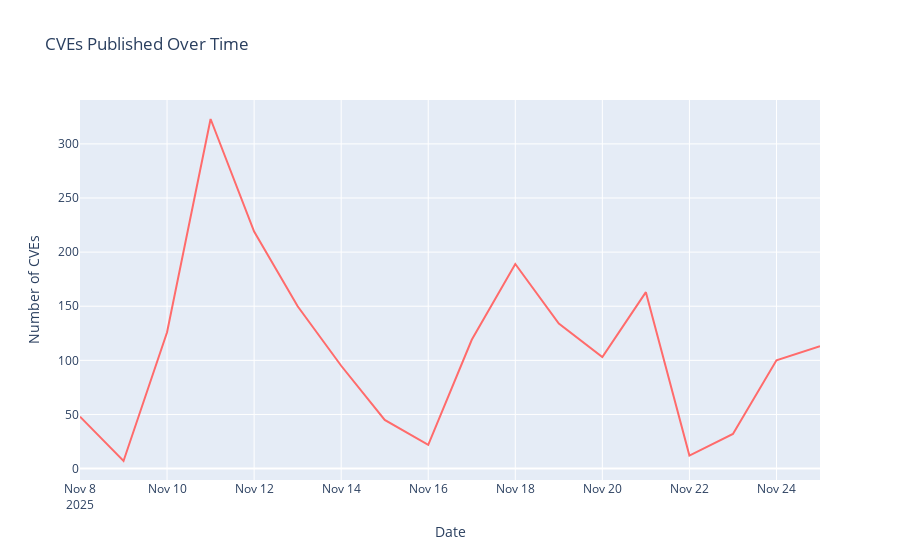
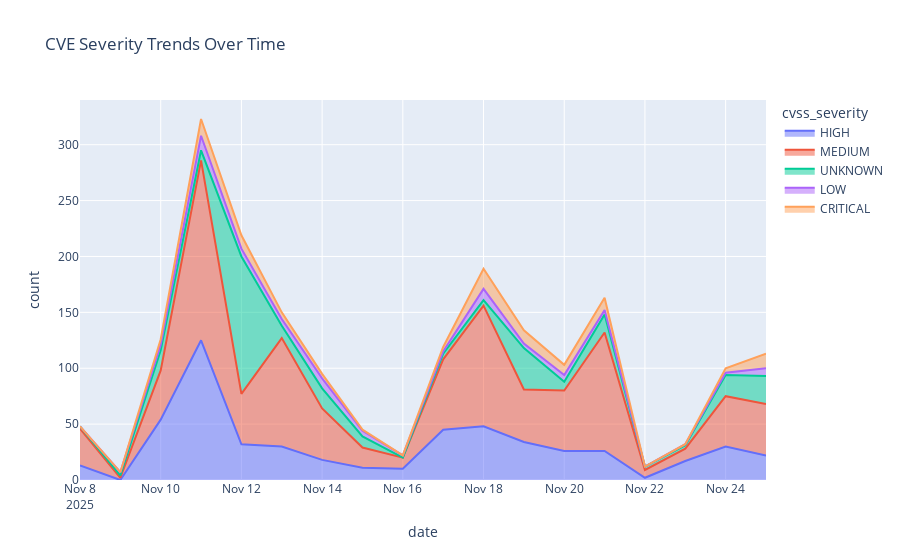

Notebook code cell kept with these figures, in order:
### Markdown cell above
### Temporal Trends

### Code cell
# CVEs over time
df_time = df.copy()
df_time['date'] = pd.to_datetime(df_time['published_date']).dt.date
daily_counts = df_time.groupby('date').size().reset_index(name='count')

fig = px.line(
    daily_counts,
    x='date',
    y='count',
    title='CVEs Published Over Time',
    labels={'date': 'Date', 'count': 'Number of CVEs'}
)
fig.update_traces(line_color='#FF6B6B')
fig.show()

# Severity over time
severity_time = df_time.groupby(['date', 'cvss_severity']).size().reset_index(name='count')
fig2 = px.area(
    severity_time,
    x='date',
    y='count',
    color='cvss_severity',
    title='CVE Severity Trends Over Time'
)
fig2.show()

### Figure 1 — Plotly figure (JSON) as saved in the notebook; plotly's stock layout.template omitted (floating-point values rounded to 4 significant figures)
{"data": [{"hovertemplate": "Date=%{x}<br>Number of CVEs=%{y}<extra></extra>", "legendgroup": "", "line": {"color": "#FF6B6B", "dash": "solid"}, "marker": {"symbol": "circle"}, "mode": "lines", "name": "", "orientation": "v", "showlegend": false, "type": "scatter", "x": ["2025-11-08", "2025-11-09", "2025-11-10", "2025-11-11", "2025-11-12", "2025-11-13", "2025-11-14", "2025-11-15", "2025-11-16", "2025-11-17", "2025-11-18", "2025-11-19", "2025-11-20", "2025-11-21", "2025-11-22", "2025-11-23", "2025-11-24", "2025-11-25"], "xaxis": "x", "y": [48, 7, 126, 323, 219, 150, 95, 45, 22, 119, 189, 134, 103, 163, 12, 32, 100, 113], "yaxis": "y"}], "layout": {"legend": {"tracegroupgap": 0}, "title": {"text": "CVEs Published Over Time"}, "xaxis": {"anchor": "y", "domain": [0, 1], "title": {"text": "Date"}}, "yaxis": {"anchor": "x", "domain": [0, 1], "title": {"text": "Number of CVEs"}}}}

### Figure 2 — Plotly figure (JSON) as saved in the notebook; plotly's stock layout.template omitted (floating-point values rounded to 4 significant figures)
{"data": [{"fillpattern": {"shape": ""}, "hovertemplate": "cvss_severity=HIGH<br>date=%{x}<br>count=%{y}<extra></extra>", "legendgroup": "HIGH", "line": {"color": "#636efa"}, "marker": {"symbol": "circle"}, "mode": "lines", "name": "HIGH", "orientation": "v", "showlegend": true, "stackgroup": "1", "type": "scatter", "x": ["2025-11-08", "2025-11-10", "2025-11-11", "2025-11-12", "2025-11-13", "2025-11-14", "2025-11-15", "2025-11-16", "2025-11-17", "2025-11-18", "2025-11-19", "2025-11-20", "2025-11-21", "2025-11-22", "2025-11-23", "2025-11-24", "2025-11-25"], "xaxis": "x", "y": [13, 54, 125, 32, 30, 18, 11, 10, 45, 48, 34, 26, 26, 2, 17, 30, 22], "yaxis": "y"}, {"fillpattern": {"shape": ""}, "hovertemplate": "cvss_severity=MEDIUM<br>date=%{x}<br>count=%{y}<extra></extra>", "legendgroup": "MEDIUM", "line": {"color": "#EF553B"}, "marker": {"symbol": "circle"}, "mode": "lines", "name": "MEDIUM", "orientation": "v", "showlegend": true, "stackgroup": "1", "type": "scatter", "x": ["2025-11-08", "2025-11-09", "2025-11-10", "2025-11-11", "2025-11-12", "2025-11-13", "2025-11-14", "2025-11-15", "2025-11-16", "2025-11-17", "2025-11-18", "2025-11-19", "2025-11-20", "2025-11-21", "2025-11-22", "2025-11-23", "2025-11-24", "2025-11-25"], "xaxis": "x", "y": [33, 2, 44, 161, 45, 97, 46, 18, 10, 63, 108, 47, 54, 106, 7, 11, 45, 46], "yaxis": "y"}, {"fillpattern": {"shape": ""}, "hovertemplate": "cvss_severity=UNKNOWN<br>date=%{x}<br>count=%{y}<extra></extra>", "legendgroup": "UNKNOWN", "line": {"color": "#00cc96"}, "marker": {"symbol": "circle"}, "mode": "lines", "name": "UNKNOWN", "orientation": "v", "showlegend": true, "stackgroup": "1", "type": "scatter", "x": ["2025-11-08", "2025-11-09", "2025-11-10", "2025-11-11", "2025-11-12", "2025-11-13", "2025-11-14", "2025-11-15", "2025-11-17", "2025-11-18", "2025-11-19", "2025-11-20", "2025-11-21", "2025-11-22", "2025-11-23", "2025-11-24", "2025-11-25"], "xaxis": "x", "y": [2, 2, 18, 9, 123, 11, 18, 10, 5, 5, 37, 8, 16, 3, 3, 19, 25], "yaxis": "y"}, {"fillpattern": {"shape": ""}, "hovertemplate": "cvss_severity=LOW<br>date=%{x}<br>count=%{y}<extra></extra>", "legendgroup": "LOW", "line": {"color": "#ab63fa"}, "marker": {"symbol": "circle"}, "mode": "lines", "name": "LOW", "orientation": "v", "showlegend": true, "stackgroup": "1", "type": "scatter", "x": ["2025-11-09", "2025-11-10", "2025-11-11", "2025-11-12", "2025-11-13", "2025-11-14", "2025-11-15", "2025-11-16", "2025-11-17", "2025-11-18", "2025-11-19", "2025-11-20", "2025-11-21", "2025-11-23", "2025-11-24", "2025-11-25"], "xaxis": "x", "y": [3, 5, 13, 7, 6, 9, 5, 2, 2, 10, 4, 6, 4, 1, 2, 7], "yaxis": "y"}, {"fillpattern": {"shape": ""}, "hovertemplate": "cvss_severity=CRITICAL<br>date=%{x}<br>count=%{y}<extra></extra>", "legendgroup": "CRITICAL", "line": {"color": "#FFA15A"}, "marker": {"symbol": "circle"}, "mode": "lines", "name": "CRITICAL", "orientation": "v", "showlegend": true, "stackgroup": "1", "type": "scatter", "x": ["2025-11-10", "2025-11-11", "2025-11-12", "2025-11-13", "2025-11-14", "2025-11-15", "2025-11-17", "2025-11-18", "2025-11-19", "2025-11-20", "2025-11-21", "2025-11-24", "2025-11-25"], "xaxis": "x", "y": [5, 15, 12, 6, 4, 1, 4, 18, 12, 9, 11, 4, 13], "yaxis": "y"}], "layout": {"legend": {"title": {"text": "cvss_severity"}, "tracegroupgap": 0}, "title": {"text": "CVE Severity Trends Over Time"}, "xaxis": {"anchor": "y", "domain": [0, 1], "title": {"text": "date"}}, "yaxis": {"anchor": "x", "domain": [0, 1], "title": {"text": "count"}}}}
